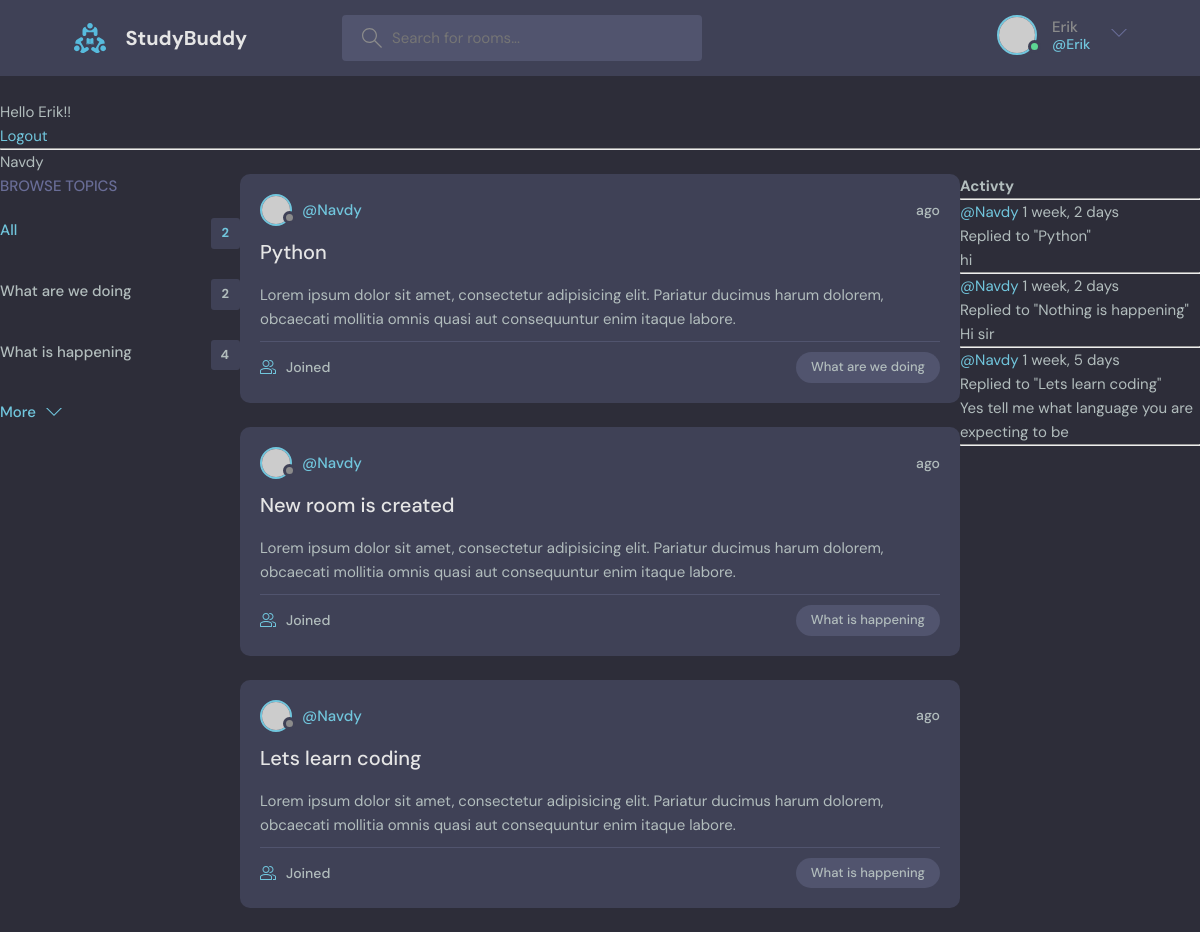
Screenshot of /profile-user/1/ (signed in) with the database file from the repository.
### base/models.py (models this page shows, shortened)
class Topic(models.Model):
    name = models.CharField(max_length=200)

class Rooms(models.Model):
    host = models.ForeignKey(User,on_delete=models.SET_NULL,null=True)
    topic = models.ForeignKey(Topic,on_delete=models.SET_NULL,null=True)
    name = models.CharField(max_length=200)
    participants = models.ManyToManyField(User,related_name='participants')
    description = models.TextField(null=True,blank=True)
    updated = models.DateTimeField(auto_now=True)
    added = models.DateTimeField(auto_now_add=True)
    def __str__(self):
        return self.name
    class Meta:
        ordering = ['-updated','-added']

class Message(models.Model):
    user = models.ForeignKey(User,on_delete=models.CASCADE)
    room = models.ForeignKey(Rooms,on_delete=models.CASCADE)
    body = models.TextField()
    updated = models.DateTimeField(auto_now=True)
    added = models.DateTimeField(auto_now_add=True)
    def __str__(self):
        return self.body[:50]
    class Meta:
            ordering = ['-updated','-added']

### base/views.py (the view)
# urls.py: path('profile-user/<str:pk>/',views.profile_user,name='profile-user'),
def profile_user(request,pk):
    user = User.objects.get(id=pk)
    room = user.rooms_set.all()
    topic = Topic.objects.all()
    room_messages = user.message_set.all()
    context = {'user':user,'rooms':room,'topic':topic,'room_messages':room_messages}
    return render(request,'base/profile.html',context)

### base/templates/base/profile.html (shortened to what this page needs)
{% extends 'main.html' %}
{%block content%}
    <p>{{user}}</p>
    <div class="profile-container">
        <div>
            {% include 'base/topics_component.html' %}
        </div>
        <div>
            {% include 'base/feed_component.html' %}
        </div>
        <div>
            {% include 'base/activity_component.html' %}
        </div>
    </div>
{% endblock %}

### templates/navbar.html (shortened to what this page needs)
{% load static %}
<header class="header header--loggedIn">
      <div class="container">
        <a href="{% url 'home' %}" class="header__logo">
          <img src="{% static 'images/logo.svg' %}" />
          <h1>StudyBuddy</h1>
        </a>
        <form class="header__search" method="GET" action="{% url 'home' %}">
          <label>
            <input name="q" placeholder="Search for rooms..." />
          </label>
        </form>
        <nav class="header__menu">
            {% if request.user.is_authenticated %}
          <div class="header__user">
            <a href="profile.html">
              <div class="avatar avatar--medium active">
                <img src="https://randomuser.me/api/portraits/men/37.jpg" />
              </div>
              <p>{{ request.user.username }}<span>@{{ request.user.username }}</span></p>
            </a>
            <button class="dropdown-button">
              <svg version="1.1" xmlns="http://www.w3.org/2000/svg" width="32" height="32" viewBox="0 0 32 32">
                <title>chevron-down</title>
                <path d="M16 21l-13-13h-3l16 16 16-16h-3l-13 13z"></path>
              </svg>
            </button>
          </div>
          {% else %}
          <a href="{% url 'login' %}">
            <img src="{% static 'images/avatar.svg' %}" />
            <p>Login</p>
          </a>
{% endif %}
        </nav>
      </div>
    </header>
<br>
{% if request.user.is_authenticated %}
<p>Hello {{request.user}}!!</p>
    <a href="{% url 'logout' %}" font-size="50px">Logout</a>
{% else%}
<a href="{% url 'login' %}" font-size="50px">Login</a>
{% endif %}
<hr>

### base/templates/base/topics_component.html
<div class="topics">
          <div class="topics__header">
            <h2>Browse Topics</h2>
          </div>
          <ul class="topics__list">
            <li>
              <a href="{% url 'home' %}" class="active">All <span>{{topic.count}}</span></a>
            </li>
            {% for t in topic %}
            <li>
              <a href="{% url 'home' %}?q={{t.name}}">{{t.name}}<span>{{ t.rooms_set.all.count }}</span></a>
            </li>
            {% endfor %}
          </ul>
          <a class="btn btn--link" href="topics.html">
            More
            <svg version="1.1" xmlns="http://www.w3.org/2000/svg" width="32" height="32" viewBox="0 0 32 32">
              <title>chevron-down</title>
              <path d="M16 21l-13-13h-3l16 16 16-16h-3l-13 13z"></path>
            </svg>
          </a>
        </div>

### base/templates/base/feed_component.html (shortened to what this page needs)
{% for room in rooms%}
<div class="roomListRoom">
            <div class="roomListRoom__header">
              <a href="{% url 'profile-user' room.host.id %}" class="roomListRoom__author">
                <div class="avatar avatar--small">
                  <img src="https://randomuser.me/api/portraits/women/11.jpg" />
                </div>
                <span>@{{room.host.username}}</span>
              </a>
              <div class="roomListRoom__actions">
                <span>{{ rooms.added|timesince }}ago</span>
              </div>
            </div>
            <div class="roomListRoom__content">
              <a href="{% url 'room' room.id %}">{{room.name}}</a>
              <p>
                Lorem ipsum dolor sit amet, consectetur adipisicing elit. Pariatur ducimus harum dolorem, obcaecati
                mollitia omnis quasi aut consequuntur enim itaque labore.
              </p>
            </div>
            <div class="roomListRoom__meta">
              <a href="{% url 'room' room.id %}" class="roomListRoom__joined">
                {{rooms.participants.all.count}} Joined
              </a>
              <p class="roomListRoom__topic">{{room.topic.name}}</p>
            </div>
          </div>
          {% endfor %}

### base/templates/base/activity_component.html (shortened to what this page needs)
<h1>Activty</h1><hr>
        {% for msg in room_messages %}
        <div>
            <p><a href="{% url 'profile-user' msg.user.id %}">@{{msg.user}}</a>    {{msg.added|timesince}}</p>
            <small>Replied to "{{msg.room}}"</small><br>
            <p>{{msg}}</p>
            <hr>
        </div>
        {% endfor%}

### base/templates/base/profile.html (style rules this page uses)
.profile-container { display: grid; grid-template-columns: 1fr 3fr 1fr; }

### rows the page displays
Topic: name "What are we doing", rooms_set.all.count "2"
Topic: name "What is happening", rooms_set.all.count "4"
Rooms: host.username "Navdy", name "Python", topic.name "What are we doing"
Rooms: host.username "Navdy", name "New room is created", topic.name "What is happening"
Rooms: host.username "Navdy", name "Lets learn coding", topic.name "What is happening"
Message: user "Navdy", added "1 week, 2 days", room "Python", body "hi"
Message: user "Navdy", added "1 week, 2 days", room "Nothing is happening", body "Hi sir"
Message: user "Navdy", added "1 week, 5 days", room "Lets learn coding", body "Yes tell me what language you are expecting to be"

### other values shown
{{ request.user.username }} "Erik"
{{ request.user }} "Erik"
{{ user }} "Navdy"
{{ topic.count }} "2"
